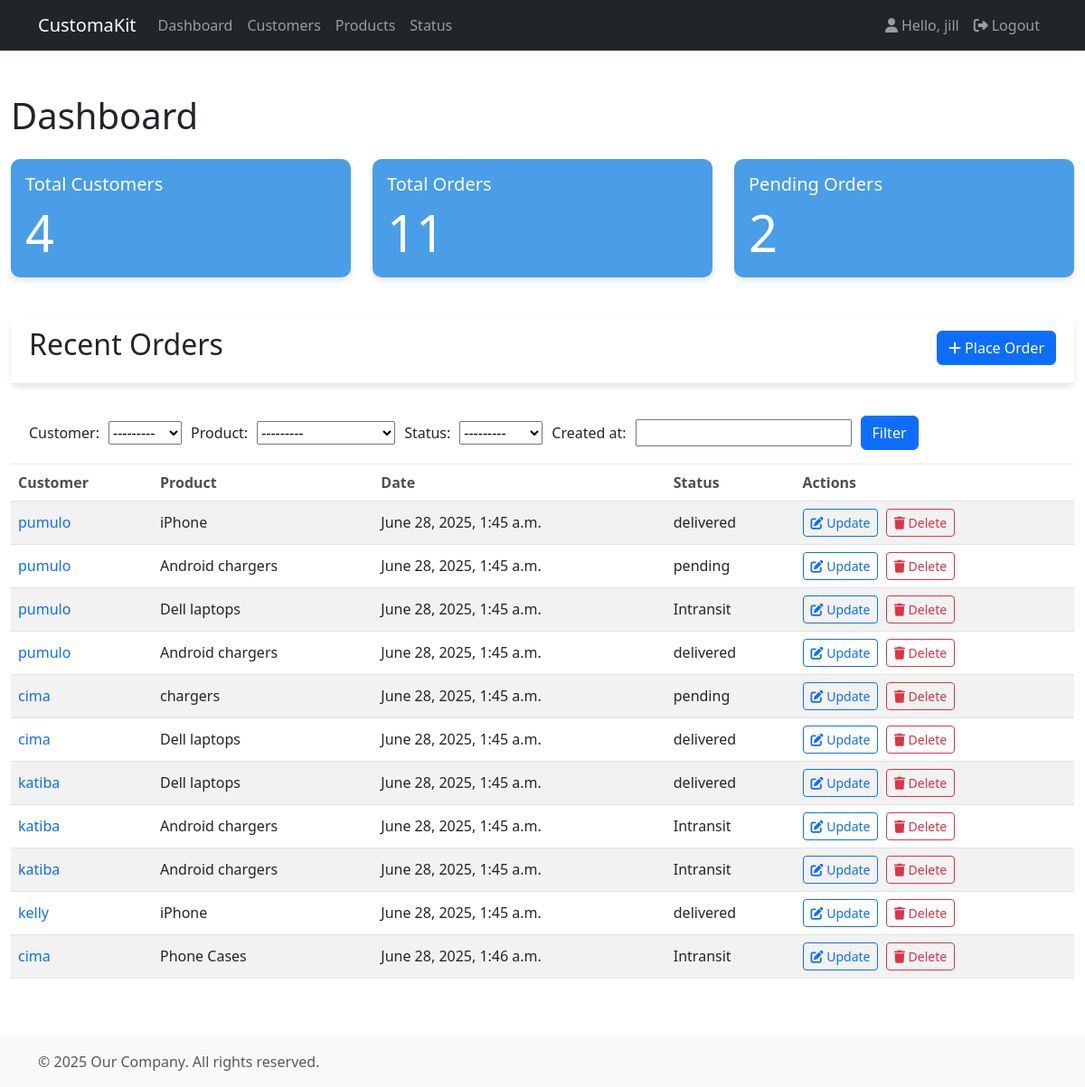
The app's page / (signed in), older data.
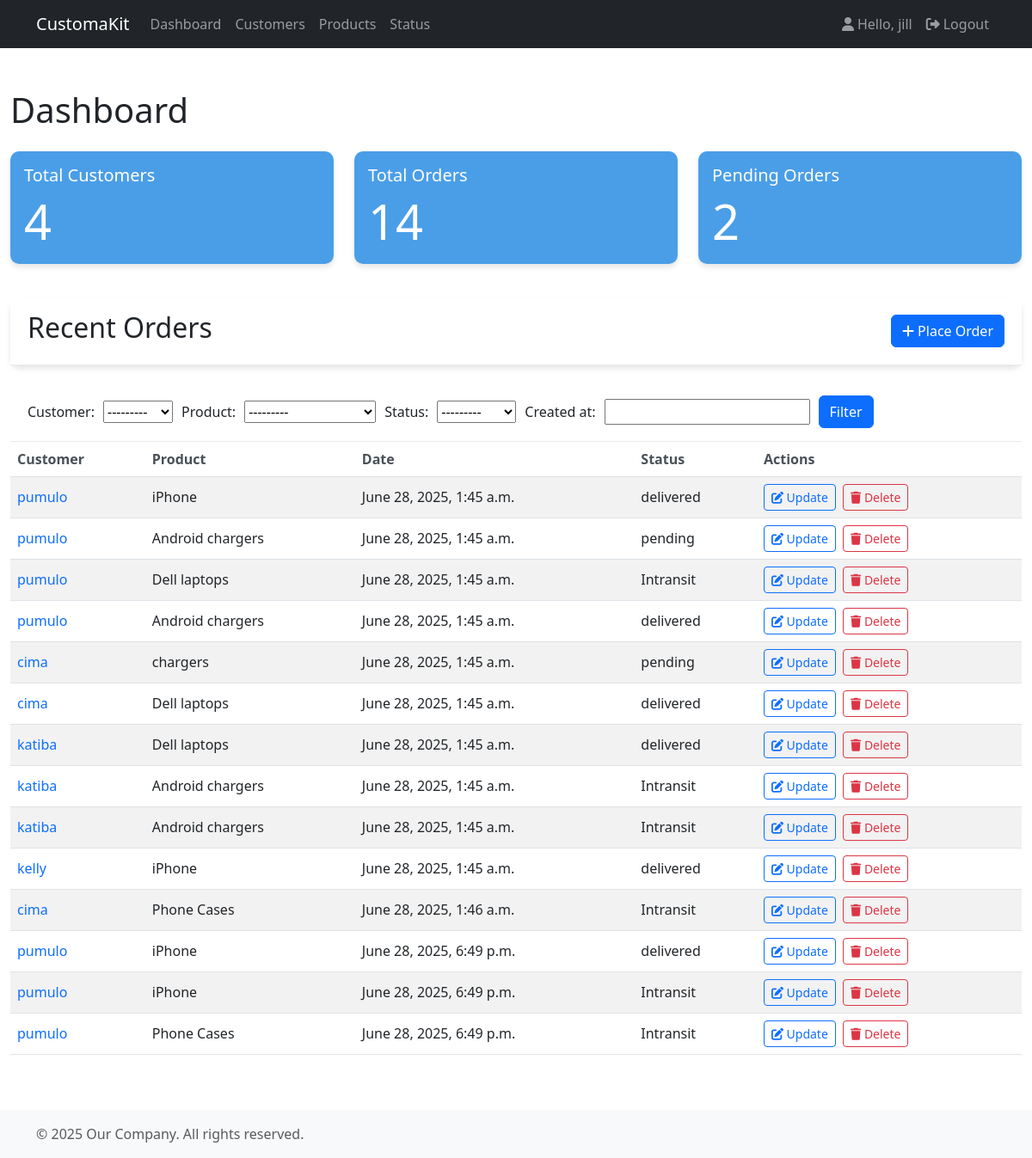
The same page, newer data.
### product/models.py (models this page shows, shortened)
class Order(models.Model):
  STATUS = (
    ('delivered', 'delivered'),
    ('Intransit', 'Intransit'),
    ('pending', 'pending'),
  )
  customer = models.ForeignKey(Customer, null=True, on_delete=models.CASCADE)
  product = models.ForeignKey(Product, null=True, on_delete=models.CASCADE)
  status = models.CharField(max_length=100, null=True, choices=STATUS)
  created_at = models.DateTimeField(auto_now_add=True)

class Product(models.Model):
  name = models.CharField(max_length=70, null=True)
  price = models.FloatField(null=True)
  description = models.CharField(max_length=100, null=True)
  created_at = models.DateTimeField(auto_now_add=True)
  tags = models.ManyToManyField(Tag)
  def __str__(self):
    return self.name

### customer/models.py (models this page shows)
class Customer(models.Model):
  user = models.OneToOneField(User, null=True, on_delete=models.CASCADE)
  name = models.CharField(max_length=200, null=True)
  phone = models.CharField(max_length=200, null=True)
  profile_pic = models.ImageField(null=True, blank=True)
  email = models.CharField(max_length=200, null=True, unique=True)
  created_at = models.DateTimeField(auto_now_add=True)
  def __str__(self):
    return self.name[:50]

### accounts/decorators.py (the view)
  def wrapper_func(request, *args, **kwargs):
    group = None
    if request.user.groups.exists():
      group = request.user.groups.all()[0].name
    if group == 'admin':
      return view_func(request, *args, **kwargs)
    else:
      return redirect('user')

### accounts/views.py (called while the page is built)
@login_required(login_url='login')
@admin_only
def dashboard(request):
  order_list = Order.objects.all()
  total_customers = Customer.objects.all().count()
  pending_orders = order_list.filter(status='pending').count()
  total_orders = order_list.count()
  myFilter = OrderFilter(request.GET, queryset=order_list)
  order_list = myFilter.qs
  context = {
    'pending_orders': pending_orders,
    'total_orders':total_orders,
    'total_customers': total_customers,
    'recent_orders':order_list,
    'myFilter':myFilter,
  }
  return render(request, 'accounts/dashboard.html', context)

### accounts/templates/accounts/dashboard.html (shortened to what this page needs)
{% extends 'accounts/main.html' %}
{% block content %}
<h1 class="mt-4 mb-4">Dashboard</h1>
<div class="row">
    <div class="col-md-4">
        <a href="{% url 'customers_list' %}" class="text-decoration-none text-reset">
            <div class="card text-white mb-3" style="background-color: #4a9ee7;">
                <div class="card-body">
                    <h5 class="card-title">Total Customers</h5>
                    <p class="card-text display-4"><strong>{{ total_customers }}</strong></p>
                </div>
            </div>
        </a>
    </div>
    <div class="col-md-4">
        <a class="text-decoration-none text-reset" href="{% url 'total_orders' %}">
            <div class="card text-white mb-3" style="background-color: #4a9ee7;">
                <div class="card-body">
                    <h5 class="card-title">Total Orders</h5>
                    <p class="card-text display-4"><strong>{{ total_orders }}</strong></p>
                </div>
            </div>
        </a>
    </div>
    <div class="col-md-4">
        <a class="text-decoration-none text-reset">
            <div class="card text-white mb-3" style="background-color: #4a9ee7;">
                <div class="card-body">
                    <h5 class="card-title">Pending Orders</h5>
                    <p class="card-text display-4"><strong>{{ pending_orders }}</strong></p>
                </div>
            </div>
        </a>
    </div>
</div>
<div class="card mt-4">
    <div class="card-header">
        <div class="d-flex justify-content-between align-items-center">
            <h2>Recent Orders</h2>
            <a class="btn btn-primary" >
                <i class="fas fa-plus me-1"></i>Place Order
            </a>
        </div>
    </div>
</div>
<div class="card-header">
    <form method="get" class="form-row">
        {% for filter in myFilter.form %}
            {{filter.label_tag}}
            {{ filter }}
        {% endfor %}
        <button class="btn btn-primary" type="submit">Filter</button>
    </form>
</div>
    <div class="card-body">
        <div class="table-responsive">
            <table class="table table-striped">
                <thead>
                    <tr>
                        <th>Customer</th>
                        <th>Product</th>
                        <th>Date</th>
                        <th>Status</th>
                        <th>Actions</th>
                    </tr>
                </thead>
                <tbody>
                    {% for order in recent_orders %}
                    <tr>
                        <td><a href="{% url 'customer_detail' order.customer.id %}">{{ order.customer.name }}</a></td>
                        <td>{{ order.product.name }}</td>
                        <td>{{ order.created_at }}</td>
                        <td>{{ order.status }}</td>
                        <td>
                            <a class="btn btn-sm btn-outline-primary me-1" href="{% url 'update_order' order.id %}">
                                <i class="fas fa-edit"></i> Update
                            </a>
                            <a class="btn btn-sm btn-outline-danger" href="{% url 'delete' order.id %}">
                                <i class="fas fa-trash"></i> Delete
                            </a>
                        </td>
                    </tr>
                    {% endfor %}
                </tbody>
            </table>
        </div>
    </div>
</div>
{% endblock %}

Row changes from the older to the newer data that the page shows:
added Order: customer.name "pumulo", product.name "iPhone", created_at "June 28, 2025, 6:49 p.m.", status "delivered"
added Order: customer.name "pumulo", product.name "iPhone", created_at "June 28, 2025, 6:49 p.m.", status "Intransit"
added Order: customer.name "pumulo", product.name "Phone Cases", created_at "June 28, 2025, 6:49 p.m.", status "Intransit"
Text that changed along with them:
{{ total_orders }}: "11" → "14"
